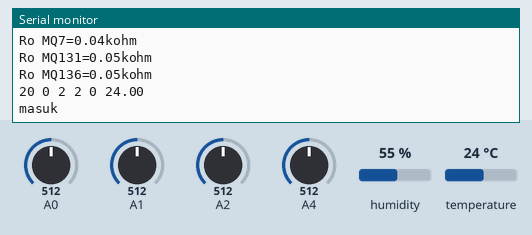
Bench run of a sketch on a simulated Arduino Uno, built with avr-gcc and run on an emulated ATmega328P. Parts: the last lines printed to the serial monitor. Inputs (shaded band) come from the test bench; at power-on: temperature 24 °C, A0 = 512, A1 = 512, A2 = 512, A4 = 512, humidity 55 %.

Above: at 17.2 s.
17.3 s: temperature set to 12 °C
At 18.5 s:
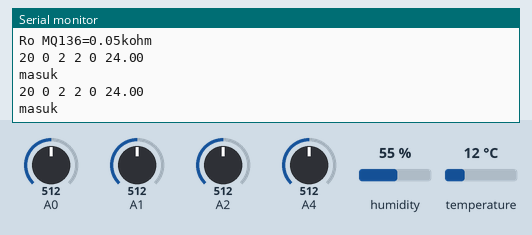
18.8 s: A0 set to 716
At 20.0 s:
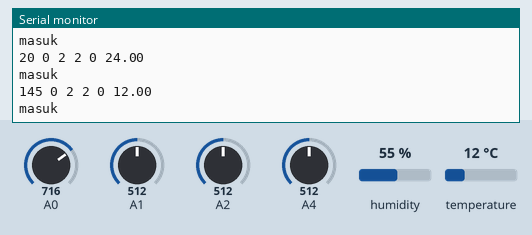
20.3 s: A1 set to 716
At 21.5 s:
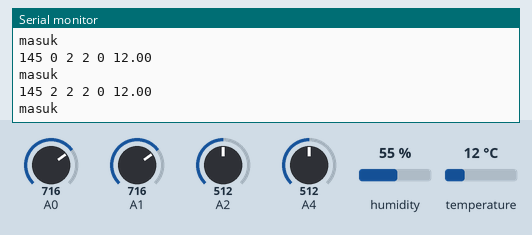
21.8 s: A2 set to 716
At 23.0 s:
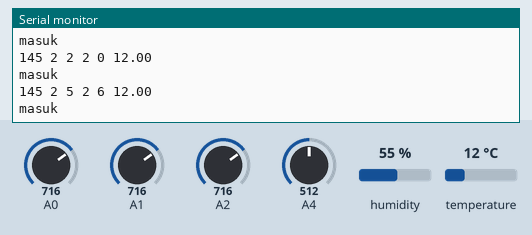
23.3 s: A4 set to 716
At 24.0 s:
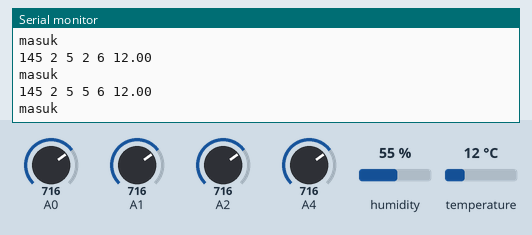
24.8 s: temperature set to 19 °C
At 26.3 s:
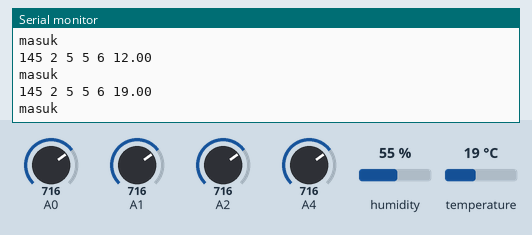
Timing chart, 0 to 27.3 s (numbered marks = the images above; inputs shaded):
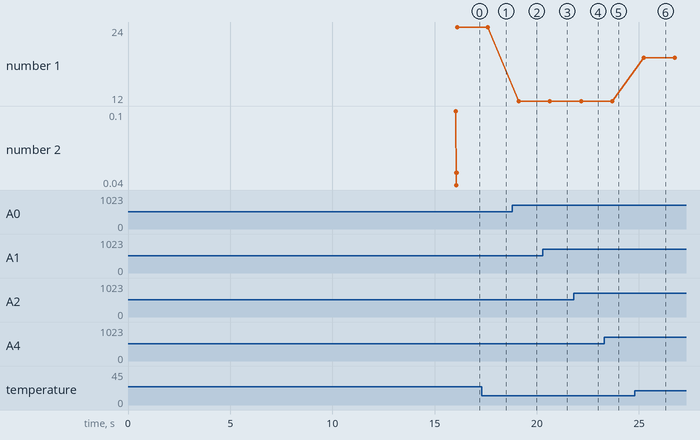

The sketch:

Sensing.ino
```cpp
//#include <Bridge.h>
//#include <BridgeClient.h>
//#include <BridgeServer.h>
//#include <BridgeSSLClient.h>
//#include <BridgeUdp.h>
//#include <Console.h>
//#include <FileIO.h>
//#include <HttpClient.h>
//#include <Mailbox.h>
//#include <Process.h>
//#include <YunClient.h>
//#include <YunServer.h>

/************************mq2sensor************************************/
/************************Hardware Related Macros************************************/
#include "DHT.h"
#include <SPI.h>
#include <Mirf.h>
#include <nRF24L01.h>
#include <MirfHardwareSpiDriver.h>
#define         MQ2PIN                       (0)
#define         MQ7PIN                       (1)
#define         MQ131PIN                     (2)
#define         MQ136PIN                     (4)
#define         DHTPIN                       (6)
DHT dht(DHTPIN, DHT22);
#define         RL_VALUE_MQ2                 (1)
#define         RL_VALUE_MQ7                 (1)
#define         RL_VALUE_MQ131               (1)
#define         RL_VALUE_MQ136               (1)

//define the load resistance on the board, in kilo ohms
#define         RO_CLEAN_AIR_FACTOR_MQ2      (9.577)  //RO_CLEAR_AIR_FACTOR=(Sensor resistance in clean air)/RO,
#define         RO_CLEAN_AIR_FACTOR_MQ7      (26.09)
//#define         RO_CLEAN_AIR_FACTOR_MQ2      (20)  //RO_CLEAR_AIR_FACTOR=(Sensor resistance in clean air)/RO,
//#define         RO_CLEAN_AIR_FACTOR_MQ7      (26.09)
#define         RO_CLEAN_AIR_FACTOR_MQ131    (20)
#define         RO_CLEAN_AIR_FACTOR_MQ136    (20)
//which is derived from the chart in datasheet

/***********************Software Related Macros************************************/
#define         CALIBARAION_SAMPLE_TIMES     (10)//(50)    //define how many samples you are going to take in the calibration phase
#define         CALIBRATION_SAMPLE_INTERVAL  (400)//(500)   //define the time interal(in milisecond) between each samples in the
//cablibration phase
#define         READ_SAMPLE_INTERVAL         (2)    //define how many samples you are going to take in normal operation
#define         READ_SAMPLE_TIMES            (2)     //define the time interal(in milisecond) between each samples in
//normal operation

/**********************Application Related Macros**********************************/
#define         GAS_HYDROGEN                  (0)
#define         GAS_LPG                       (1)
#define         GAS_METHANE                   (2)
#define         GAS_CARBON_MONOXIDE           (3)
#define         GAS_ALCOHOL                   (4)
#define         GAS_SMOKE                     (5)
#define         GAS_PROPANE                   (6)
#define         GAS_O3                        (7)
#define         GAS_SO2                       (8)
#define         GAS_NO2                       (9)
#define         accuracy                      (0)   //for linearcurves
//#define         accuracy                    (1)   //for nonlinearcurves, un comment this line and comment the above line if calculations
//are to be done using non linear curve equations
/*****************************Globals************************************************/
float           Ro2 = 0, Ro7 = 0, Ro131 = 0, Ro136 = 0;                           //Ro is initialized to 10 kilo ohms
const char payload_length = 32;
byte data[payload_length];
String minta = "req";

void sendData(String sensorParam) {
  String sensorVal = String(sensorParam);
  char data[32];
  sensorVal.toCharArray(data, 32);
  Mirf.send((byte*) data);
  while (Mirf.isSending()) {
    /* code */
  }
  delay(1000);
}

void setup() {
  Serial.begin(9600);                               //UART setup, baudrate = 9600bps
  pinMode(DHTPIN, INPUT);
  dht.begin();
  Serial.print("Calibrating...\n");
  Ro2 = MQCalibration2(MQ2PIN);                       //Calibrating the sensor. Please make sure the sensor is in clean air
  Ro7 = MQCalibration7(MQ7PIN);
  Ro131 = MQCalibration131(MQ131PIN);
  Ro136 = MQCalibration136(MQ136PIN);

  Serial.print("Calibration is done...\n");
  Serial.print("Ro MQ2=");
  Serial.print(Ro2);
  Serial.print("kohm");
  Serial.print("\n");
  Serial.print("Ro MQ7=");
  Serial.print(Ro7);
  Serial.print("kohm");
  Serial.print("\n");
  Serial.print("Ro MQ131=");
  Serial.print(Ro131);
  Serial.print("kohm");
  Serial.print("\n");
  Serial.print("Ro MQ136=");
  Serial.print(Ro136);
  Serial.print("kohm");
  Serial.print("\n");

  Mirf.spi = &MirfHardwareSpi;
  Mirf.init();
  Mirf.setTADDR((byte *)"serve");
  Mirf.payload = payload_length;
  Mirf.channel = 123;
  Mirf.config();


}

void loop() {
  //  Serial.print("SMOKE MQ2:");
  //  Serial.print(MQGetGasPercentage2(MQRead2(MQ2PIN) / Ro2, GAS_SMOKE) );
  //  Serial.print( "ppm" );
  //  Serial.print("    ");
  //  Serial.print("CARBON_MONOXIDE MQ2:");
  //  Serial.print(MQGetGasPercentage2(MQRead2(MQ2PIN) / Ro2, GAS_CARBON_MONOXIDE) );
  //  Serial.print( "ppm" );
  //  Serial.print("    ");
  //  Serial.print("CARBON_MONOXIDE:");
  //  Serial.print(MQGetGasPercentage7(MQRead7(MQ7PIN) / Ro7, GAS_CARBON_MONOXIDE) );
  //  Serial.print( "ppm" );
  //  Serial.print("    ");
  //  Serial.print("\n");
  //  delay(200);

  float h = dht.readHumidity();
  float t = dht.readTemperature();
  String dataMsg = String(MQGetGasPercentage2(MQRead2(MQ2PIN) / Ro2, GAS_SMOKE) ) + " " +
                   String(MQGetGasPercentage7(MQRead7(MQ7PIN) / Ro7, GAS_CARBON_MONOXIDE) ) + " " +
                   String(MQGetGasPercentage131(MQRead131(MQ131PIN) / Ro131, GAS_O3) ) + " "  +
                   String(MQGetGasPercentage136(MQRead136(MQ136PIN) / Ro136, GAS_SO2) ) + " " +
                   String(MQGetGasPercentage131(MQRead131(MQ131PIN) / Ro131, GAS_NO2) ) + " "  +
                   String(t);
  Serial.println(dataMsg);
  Serial.println("masuk");
  sendData(dataMsg);
  //  delay(1000);
  delay(500);
}

/****************** MQResistanceCalculation ****************************************
  Input:   raw_adc - raw value read fRo2m adc, which represents the voltage
  Output:  the calculated sensor resistance
  Remarks: The sensor and the load resistor forms a voltage divider. Given the voltage
         across the load resistor and its resistance, the resistance of the sensor
         could be derived.
************************************************************************************/
float MQResistanceCalculation2(int raw_adc2)
{
  return ( ((float)RL_VALUE_MQ2 * (1023 - raw_adc2) / raw_adc2));
}

float MQResistanceCalculation7(int raw_adc7)
{
  return ( ((float)RL_VALUE_MQ7 * (1023 - raw_adc7) / raw_adc7));
}

float MQResistanceCalculation131(int raw_adc131)
{
  return ( ((float)RL_VALUE_MQ131 * (1023 - raw_adc131) / raw_adc131));
}

float MQResistanceCalculation136(int raw_adc136)
{
  return ( ((float)RL_VALUE_MQ136 * (1023 - raw_adc136) / raw_adc136));
}

/***************************** MQCalibration ****************************************
  Input:   mq_pin - analog channel
  Output:  Ro of the sensor
  Remarks: This function assumes that the sensor is in clean air. It use
         MQResistanceCalculation to calculates the sensor resistance in clean air
         and then divides it with RO_CLEAN_AIR_FACTOR. RO_CLEAN_AIR_FACTOR is about
         10, which differs slightly between different sensors.
************************************************************************************/
float MQCalibration2(int mq_pin2)
{
  int i;
  float RS_AIR_val2 = 0, r02;

  for (i = 0; i < CALIBARAION_SAMPLE_TIMES; i++) {               //take multiple samples
    RS_AIR_val2 += MQResistanceCalculation2(analogRead(mq_pin2));
    delay(CALIBRATION_SAMPLE_INTERVAL);
  }
  RS_AIR_val2 = RS_AIR_val2 / CALIBARAION_SAMPLE_TIMES;            //calculate the average value

  r02 = RS_AIR_val2 / RO_CLEAN_AIR_FACTOR_MQ2;                    //RS_AIR_val divided by Ro2_CLEAN_AIR_FACTOR yields the Ro2
  //according to the chart in the datasheet

  return r02;
}

float MQCalibration7(int mq_pin7)
{
  int i;
  float RS_AIR_val7 = 0, r07;

  for (i = 0; i < CALIBARAION_SAMPLE_TIMES; i++) {               //take multiple samples
    RS_AIR_val7 += MQResistanceCalculation7(analogRead(mq_pin7));
    delay(CALIBRATION_SAMPLE_INTERVAL);
  }
  RS_AIR_val7 = RS_AIR_val7 / CALIBARAION_SAMPLE_TIMES;            //calculate the average value

  r07 = RS_AIR_val7 / RO_CLEAN_AIR_FACTOR_MQ7;                    //RS_AIR_val divided by RO_CLEAN_AIR_FACTOR yields the Ro
  //according to the chart in the datasheet

  return r07;
}

float MQCalibration131(int mq_pin131)
{
  int i;
  float RS_AIR_val131 = 0, r0131;

  for (i = 0; i < CALIBARAION_SAMPLE_TIMES; i++) {               //take multiple samples
    RS_AIR_val131 += MQResistanceCalculation131(analogRead(mq_pin131));
    delay(CALIBRATION_SAMPLE_INTERVAL);
  }
  RS_AIR_val131 = RS_AIR_val131 / CALIBARAION_SAMPLE_TIMES;            //calculate the average value

  r0131 = RS_AIR_val131 / RO_CLEAN_AIR_FACTOR_MQ131;                    //RS_AIR_val divided by RO_CLEAN_AIR_FACTOR yields the Ro
  //according to the chart in the datasheet

  return r0131;
}

float MQCalibration136(int mq_pin136)
{
  int i;
  float RS_AIR_val136 = 0, r0136;

  for (i = 0; i < CALIBARAION_SAMPLE_TIMES; i++) {               //take multiple samples
    RS_AIR_val136 += MQResistanceCalculation136(analogRead(mq_pin136));
    delay(CALIBRATION_SAMPLE_INTERVAL);
  }
  RS_AIR_val136 = RS_AIR_val136 / CALIBARAION_SAMPLE_TIMES;            //calculate the average value

  r0136 = RS_AIR_val136 / RO_CLEAN_AIR_FACTOR_MQ136;                    //RS_AIR_val divided by RO_CLEAN_AIR_FACTOR yields the Ro
  //according to the chart in the datasheet

  return r0136;
}
/*****************************  MQRead *********************************************
  Input:   mq_pin - analog channel
  Output:  Rs of the sensor
  Remarks: This function use MQResistanceCalculation to caculate the sensor resistenc (Rs).
         The Rs changes as the sensor is in the different consentration of the target
         gas. The sample times and the time interval between samples could be configured
         by changing the definition of the macRo2s.
************************************************************************************/
float MQRead2(int mq_pin2)
{
  int i;
  float rs2 = 0;

  for (i = 0; i < READ_SAMPLE_TIMES; i++) {
    rs2 += MQResistanceCalculation2(analogRead(mq_pin2));
    delay(READ_SAMPLE_INTERVAL);
  }

  rs2 = rs2 / READ_SAMPLE_TIMES;

  return rs2;
}

float MQRead7(int mq_pin7)
{
  int i;
  float rs7 = 0;

  for (i = 0; i < READ_SAMPLE_TIMES; i++) {
    rs7 += MQResistanceCalculation7(analogRead(mq_pin7));
    delay(READ_SAMPLE_INTERVAL);
  }

  rs7 = rs7 / READ_SAMPLE_TIMES;

  return rs7;
}

float MQRead131(int mq_pin131)
{
  int i;
  float rs131 = 0;

  for (i = 0; i < READ_SAMPLE_TIMES; i++) {
    rs131 += MQResistanceCalculation7(analogRead(mq_pin131));
    delay(READ_SAMPLE_INTERVAL);
  }

  rs131 = rs131 / READ_SAMPLE_TIMES;

  return rs131;
}

float MQRead136(int mq_pin136)
{
  int i;
  float rs136 = 0;

  for (i = 0; i < READ_SAMPLE_TIMES; i++) {
    rs136 += MQResistanceCalculation136(analogRead(mq_pin136));
    delay(READ_SAMPLE_INTERVAL);
  }

  rs136 = rs136 / READ_SAMPLE_TIMES;

  return rs136;
}
/*****************************  MQGetGasPercentage **********************************
  Input:   rs_Ro2_ratio - Rs divided by Ro2
         gas_id      - target gas type
  Output:  ppm of the target gas
  Remarks: This function uses different equations representing curves of each gas to
         calculate the ppm (parts per million) of the target gas.
************************************************************************************/
int MQGetGasPercentage2(float rs_ro_ratio2, int gas_id2)
{
  if ( accuracy == 0 ) {
    if ( gas_id2 == GAS_CARBON_MONOXIDE ) {
      return (pow(10, ((-2.955 * (log10(rs_ro_ratio2))) + 4.400)));
    } else if ( gas_id2 == GAS_SMOKE ) {
      return (pow(10, ((-2.331 * (log10(rs_ro_ratio2))) + 3.596)));
    }
  }
  else if ( accuracy == 1 ) {
    if ( gas_id2 == GAS_CARBON_MONOXIDE ) {
      return (pow(10, ((-2.955 * (log10(rs_ro_ratio2))) + 4.457)));
    } else if ( gas_id2 == GAS_SMOKE ) {
      return (pow(10, (-0.976 * pow((log10(rs_ro_ratio2)), 2) - 2.018 * (log10(rs_ro_ratio2)) + 3.617)));
    }
  }
  return 0;
}

int MQGetGasPercentage7(float rs_ro_ratio7, int gas_id7)
{
  if ( accuracy == 0 ) {
    if ( gas_id7 == GAS_CARBON_MONOXIDE ) {
      return (pow(10, ((-1.525 * (log10(rs_ro_ratio7))) + 1.960)));
    }
  }
  else if ( accuracy == 1 ) {
    if ( gas_id7 == GAS_CARBON_MONOXIDE ) {
      return (pow(10, ((-1.525 * (log10(rs_ro_ratio7))) + 1.994)));
    }
  }
  return 0;
}

int MQGetGasPercentage131(float rs_ro_ratio131, int gas_id131)
{
  if ( accuracy == 0 ) {
    if ( gas_id131 == GAS_O3 ) {
      return (pow(10, ((-0.8916 * (log10(rs_ro_ratio131))) + 1.5427)));
    } else if ( gas_id131 == GAS_NO2 ) {
      return (pow(10, ((-3.8398 * (log10(rs_ro_ratio131))) + 4.386)));
    }
  }
  else if ( accuracy == 1 ) {
    if ( gas_id131 == GAS_O3 ) {
      return (pow(10, (0.2889 * pow((log10(rs_ro_ratio131)), 2) - 1.0574 * (log10(rs_ro_ratio131)) + 1.5161)));
    } else if ( gas_id131 == GAS_NO2 ) {
      return (pow(10, (-2.4248 * pow((log10(rs_ro_ratio131)), 2) - 0.0374 * (log10(rs_ro_ratio131)) + 2.9193)));
      return 0;
    }
  }
}


int MQGetGasPercentage136(float rs_ro_ratio136, int gas_id136)
{
  if ( accuracy == 0 ) {
    if ( gas_id136 == GAS_SO2 ) {
      return (pow(10, ((-0.8916 * (log10(rs_ro_ratio136))) + 1.5427)));
    }
    else if ( accuracy == 1 ) {
      if ( gas_id136 == GAS_SO2 ) {
        return (pow(10, (0.2889 * pow((log10(rs_ro_ratio136)), 2) - 1.0574 * (log10(rs_ro_ratio136)) + 1.5161)));
      }
      return 0;
    }
  }
}
```

Measured:
- after the input at 18.8 s, the serial monitor: prints a new line after 0.32 s (image 2)
- after the input at 20.3 s, the serial monitor: prints a new line after 0.35 s (image 3)
- after the input at 21.8 s, the serial monitor: prints a new line after 0.38 s (image 4)
- after the input at 23.3 s, the serial monitor: prints a new line after 0.40 s (image 5)
- after the input at 24.8 s, the serial monitor: prints a new line after 0.43 s (image 6)
- plotted number 1: 12 → 19 after the input at 24.8 s
